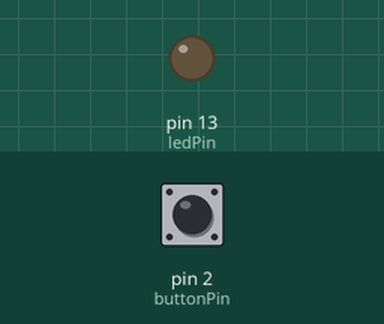
This sketch was run on a simulated Arduino Uno, built with avr-gcc and run on an emulated ATmega328P. Parts: output pins drawn as LEDs (lit = HIGH). The test bench sets the inputs (shaded band); at power-on: pin 2 (buttonPin) LOW.

Above: at 1.2 s.
1.3 s: pin 2 (buttonPin) pulled HIGH for 0.15 s
At 1.42 s:
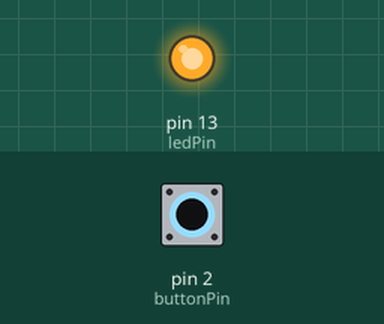
3.0 s: pin 2 (buttonPin) pulled HIGH for 3.2 s
At 7.0 s:
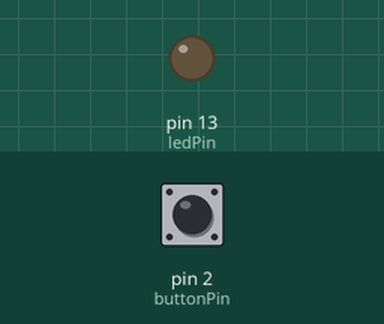
Timing chart, 0 to 8.5 s (numbered marks = the images above; inputs shaded):
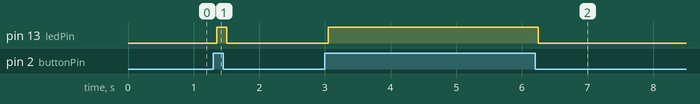

The sketch:

proyecto2.ino
```cpp
/*Proyecto 2: Botón con LED
Objetivo

Aprender a:
>> Leer la entrada de un botón (digital).
>> Usar condicionales para controlar un LED.
>> Entender la diferencia entre entrada y salida digital en Arduino.

Materiales

>> Arduino Uno (o similar)
>> LED
>> Resistencia de 220 Ω para el LED
>> Botón pulsador
>> Resistencia de 10 kΩ para el botón (pull-down)
>> Cables y protoboard
*/

// declaracion de variable
int ledPin = 13;
int buttonPin = 2; // boton conectado al pin 2
int estado = 0; //variable para leer el estado del boton

void setup() {
  // put your setup code here, to run once:

  pinMode(ledPin,OUTPUT); // Se configura como salida
  pinMode(buttonPin,INPUT); // se configura como entrada para el boton

}

void loop() {
  // put your main code here, to run repeatedly:

  estado = digitalRead(buttonPin);
  delay(50); // un retraso de 50 mseg para darle tiempo que se estabilice la senal de entrada

  if (estado == HIGH) {
    digitalWrite(ledPin,HIGH);
  }
  else{
    digitalWrite(ledPin,LOW);
  }
}
```

Measured:
- after the input at 1.3 s, pin 13 (ledPin): LOW → HIGH after 0.05 s, → LOW 0.15 s later
- after the input at 3.0 s, pin 13 (ledPin): LOW → HIGH after 0.05 s, → LOW 3.2 s later
